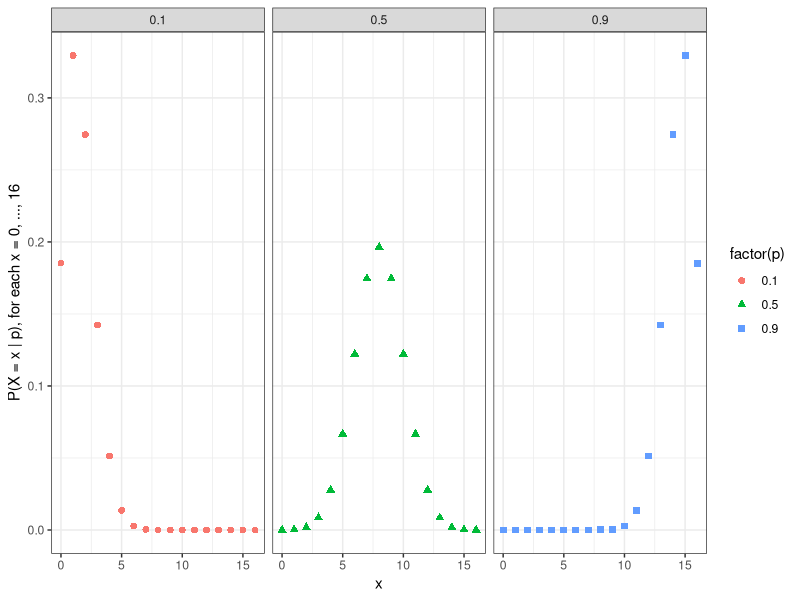
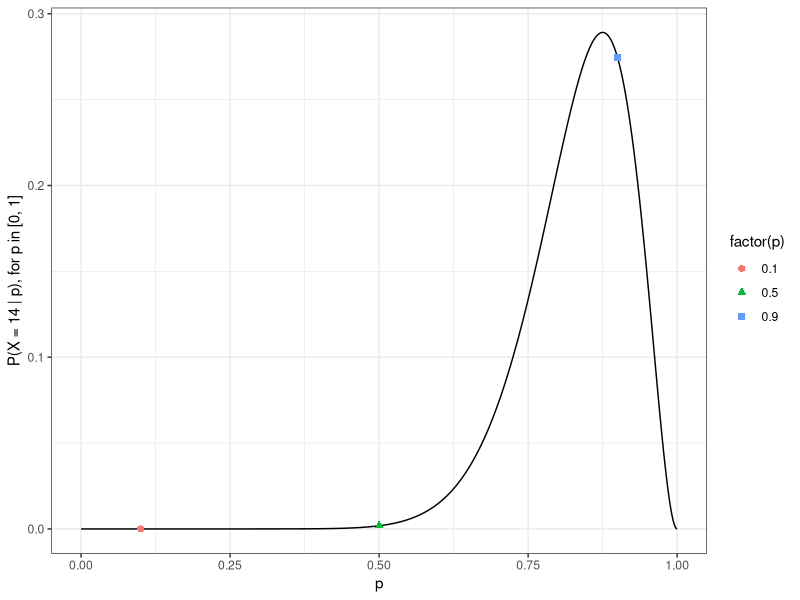
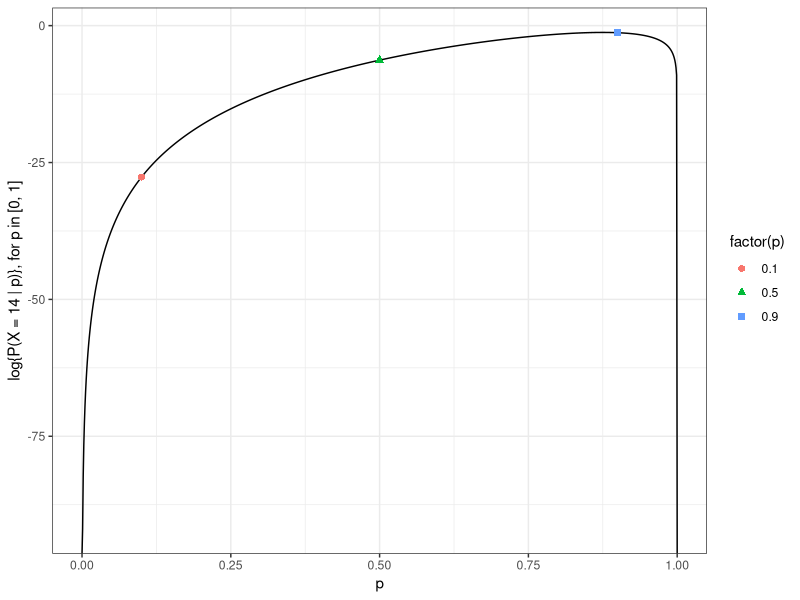

Write the R code that produced these figures, in order.
## ---- chunk 1
knitr::opts_chunk$set(echo = TRUE)
## ---- chunk 2
library(ggplot2)
library(dplyr)

x_grid <- seq(from = 0, to = 16)

pmfs <- bind_rows(
  data.frame(
    x = x_grid,
    pmf = dbinom(x_grid, size = 16, p = 0.1),
    p = 0.1
  ),
  data.frame(
    x = x_grid,
    pmf = dbinom(x_grid, size = 16, p = 0.5),
    p = 0.5
  ),
  data.frame(
    x = x_grid,
    pmf = dbinom(x_grid, size = 16, p = 0.9),
    p = 0.9
  )
)

ggplot(data = pmfs,
    mapping = aes(x = x, y = pmf, color = factor(p), shape = factor(p))) +
  geom_point(size = 2) +
  facet_wrap( ~ factor(p), nrow = 1) +
  theme_bw() +
  ylab("P(X = x | p), for each x = 0, ..., 16")
## ---- chunk 3
lik <- function(p_vector) {
  result <- vector("numeric", length(p_vector))
  
  for(i in seq_along(p_vector)) {
    p <- p_vector[i]
    result[i] <- dbinom(x = 14, size = 16, p)
  }
  
  return(result)
}

points <- data.frame(
  p = c(0.1, 0.5, 0.9),
  prob_of_data = c(
    dbinom(x = 14, size = 16, prob = 0.1),
    dbinom(x = 14, size = 16, prob = 0.5),
    dbinom(x = 14, size = 16, prob = 0.9)
  )
)

ggplot(data = data.frame(p = c(0, 1)),
    mapping = aes(x = p)) +
  stat_function(fun = lik, n = 1001) +
  geom_point(data = points,
    mapping = aes(x = p, y = prob_of_data, color = factor(p), shape = factor(p)),
    size = 2) +
  ylab("P(X = 14 | p), for p in [0, 1]") +
  theme_bw()
## ---- chunk 4
loglik <- function(p_vector) {
  result <- vector("numeric", length(p_vector))
  
  for(i in seq_along(p_vector)) {
    p <- p_vector[i]
    result[i] <- dbinom(x = 14, size = 16, p, log = TRUE)
  }
  
  return(result)
}


points <- data.frame(
  p = c(0.1, 0.5, 0.9),
  prob_of_data = c(
    dbinom(x = 14, size = 16, prob = 0.1, log = TRUE),
    dbinom(x = 14, size = 16, prob = 0.5, log = TRUE),
    dbinom(x = 14, size = 16, prob = 0.9, log = TRUE)
  )
)

ggplot(data = data.frame(p = c(0, 1)),
    mapping = aes(x = p)) +
  stat_function(fun = loglik, n = 1001) +
  geom_point(data = points,
    mapping = aes(x = p, y = prob_of_data, color = factor(p), shape = factor(p)),
    size = 2) +
  ylab("log{P(X = 14 | p)}, for p in [0, 1]") +
  theme_bw()
